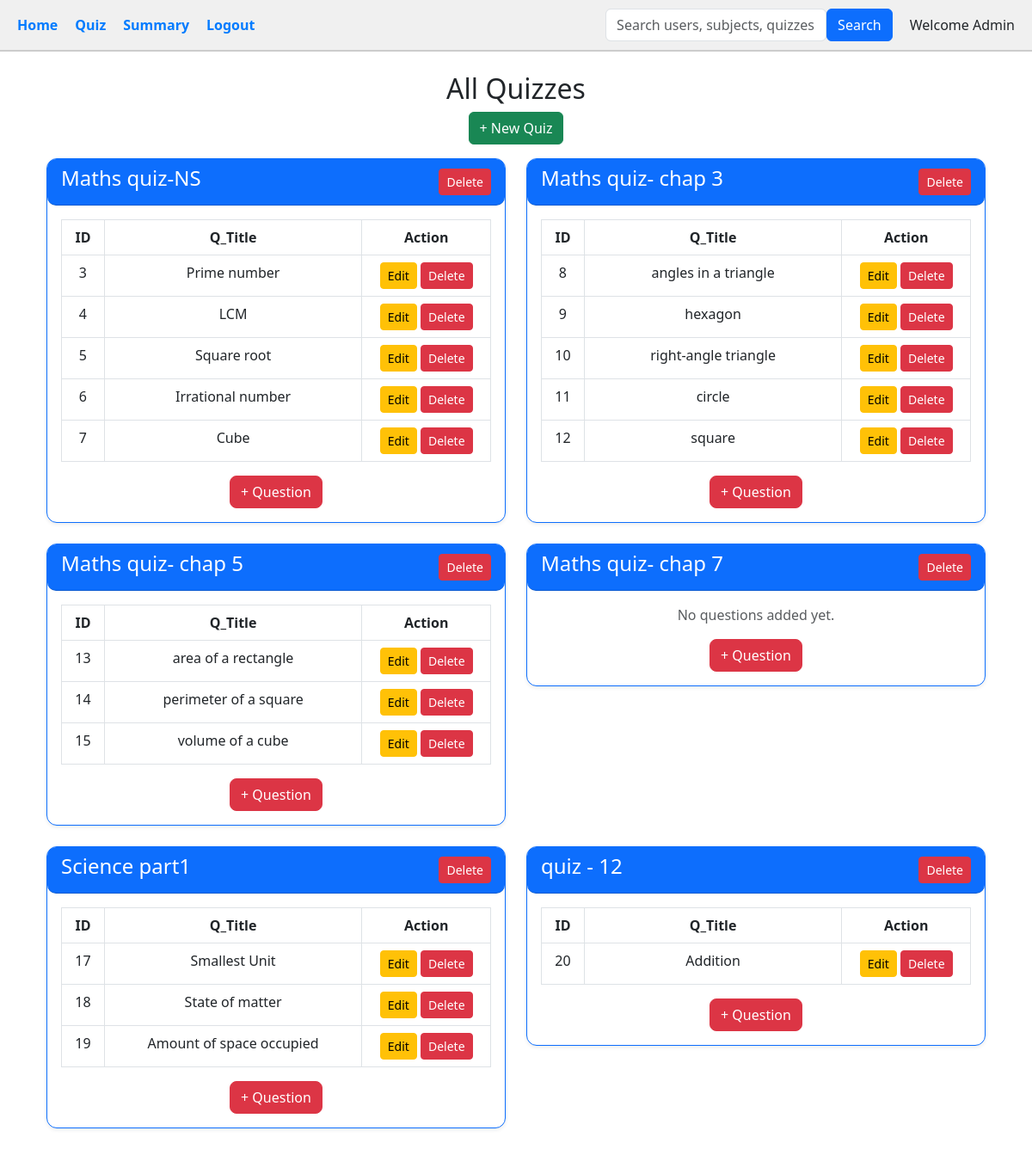
Screenshot of /admin/quizzes with the database file from the repository.
### tables this page shows
CREATE TABLE quizzes (
        id INTEGER PRIMARY KEY AUTOINCREMENT,
        chapter_id INTEGER,
        name TEXT,
        num_questions INTEGER,
        date_of_quiz TEXT,
        time_duration TEXT,
        remarks TEXT,
        FOREIGN KEY(chapter_id) REFERENCES chapters(id)
    );

CREATE TABLE questions (
            id INTEGER PRIMARY KEY AUTOINCREMENT,
            quiz_id INTEGER NOT NULL,
            chapter_id INTEGER NOT NULL,
            title TEXT NOT NULL,
            statement TEXT NOT NULL,
            option1 TEXT NOT NULL,
            option2 TEXT NOT NULL,
            option3 TEXT NOT NULL,
            option4 TEXT NOT NULL,
            correct_option INTEGER NOT NULL CHECK(correct_option BETWEEN 1 AND 4),
            FOREIGN KEY (quiz_id) REFERENCES quizzes(id) ON DELETE CASCADE,
            FOREIGN KEY (chapter_id) REFERENCES chapters(id) ON DELETE CASCADE
        );

### app.py (the view)
@app.route('/admin/quizzes')
def admin_quizzes():
    conn = sqlite3.connect('instance/quiz_master.db')
    cur = conn.cursor()
    cur.execute("""
        SELECT quizzes.id, quizzes.name, chapters.name AS chapter_name
        FROM quizzes
        JOIN chapters ON quizzes.chapter_id = chapters.id
    """)
    quizzes = cur.fetchall()
    quizzes_dict = {}
    for quiz in quizzes:
        quiz_id, quiz_name, chapter_id = quiz
        cur.execute("SELECT id, title FROM questions WHERE quiz_id = ?", (quiz_id,))
        questions = cur.fetchall()
        question_list = [{'id': q[0], 'title': q[1]} for q in questions]
        quizzes_dict[quiz_id] = {
            'id': quiz_id,
            'name': quiz_name,
            'chapter_id': chapter_id,
            'questions': question_list
        }
    conn.close()
    return render_template('admin_quizzes.html', quizzes=list(quizzes_dict.values()))

### app.py (called while the page is built)
@app.teardown_appcontext
def close_connection(_):
    db = getattr(g, '_database', None)
    if db is not None:
        db.close()

### templates/admin_quizzes.html (shortened to what this page needs)
{% extends 'admin_base.html' %}
{% block content %}
<div class="container mt-4">
    <h2 class="text-center">All Quizzes</h2>
    <div class="text-center mb-3">
        <a href="{{ url_for('add_quiz', chapter_id=1) }}" class="btn btn-success">+ New Quiz</a>
    </div>
    <div class="row">
        {% for quiz in quizzes %}
        <div class="col-md-6">
            <div class="card mb-4 shadow-sm border-primary" style="border-radius: 12px;">
                <div class="card-header bg-primary text-white d-flex justify-content-between align-items-center" style="border-radius: 10px;">
                    <h4>{{ quiz.name }} </h4>
                    <form method="POST" action="{{ url_for('delete_quiz', quiz_id=quiz['id']) }}"
              onsubmit="return confirm('Are you sure you want to delete this quiz and all its questions?');">
            <button type="submit" class="btn btn-danger btn-sm">Delete</button>
        </form>
                </div>
                <div class="card-body">
                    {% if quiz.questions %}
                    <table class="table table-bordered text-center">
                        <thead class="bg-light">
                            <tr>
                                <th style="width: 10%;">ID</th>
                                <th style="width: 60%;">Q_Title</th>
                                <th style="width: 30%;">Action</th>
                            </tr>
                        </thead>
                        <tbody>
                            {% for question in quiz.questions %}
                            <tr>
                                <td>{{ question.id }}</td>
                                <td>{{ question.title }}</td>
                                <td>
                                    <a href="{{ url_for('edit_question', question_id=question['id']) }}" class="btn btn-warning btn-sm">
                                        Edit
                                    </a>
                                    <form method="POST" action="{{ url_for('delete_question', question_id=question['id']) }}" style="display:inline;">
                                        <button type="submit" class="btn btn-danger btn-sm" onclick="return confirm('Are you sure you want to delete this question?');">
                                            Delete
                                        </button>
                                    </form>
                                </td>
                            </tr>
                            {% endfor %}
                        </tbody>
                    </table>
                    {% else %}
                    <p class="text-muted text-center">No questions added yet.</p>
                    {% endif %}
                    <div class="text-center mt-2">
                        <a href="{{ url_for('add_question', quiz_id=quiz.id) }}" class="btn btn-danger" style="border-radius: 8px;">+ Question</a>
                    </div>
                </div>
            </div>
        </div>
        {% endfor %}
    </div>
</div>
{% endblock %}

### rows the page displays
quizzes: name "Maths quiz-NS"
questions: id "3", title "Prime number"
questions: id "4", title "LCM"
questions: id "5", title "Square root"
questions: id "6", title "Irrational number"
questions: id "7", title "Cube"
quizzes: name "Maths quiz- chap 3"
questions: id "8", title "angles in a triangle"
questions: id "9", title "hexagon"
questions: id "10", title "right-angle triangle"
questions: id "11", title "circle"
questions: id "12", title "square"
quizzes: name "Maths quiz- chap 5"
questions: id "13", title "area of a rectangle"
questions: id "14", title "perimeter of a square"
questions: id "15", title "volume of a cube"
quizzes: name "Maths quiz- chap 7", shows "No questions added yet."
quizzes: name "Science part1"
questions: id "17", title "Smallest Unit"
questions: id "18", title "State of matter"
questions: id "19", title "Amount of space occupied"
quizzes: name "quiz - 12"
questions: id "20", title "Addition"
